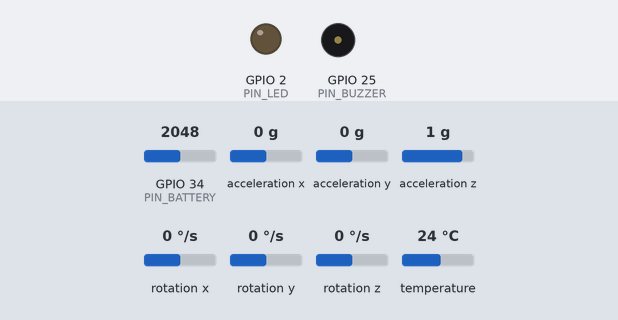
The program below on a simulated ESP32. On the bench: output pins drawn as LEDs (lit = HIGH), buzzer (waves = sounding, pin HIGH). The test bench sets the inputs (shaded band); at power-on: GPIO 34 (PIN_BATTERY) = 2048, acceleration y 0 g, acceleration x 0 g, acceleration z 1 g, rotation x 0 °/s, rotation y 0 °/s, rotation z 0 °/s, temperature 24 °C. Nothing arrives over Bluetooth unless stated; a phone connects over Bluetooth LE 3 s after start; what the program prints to the serial monitor is not drawn.

Above: at 2.5 s.
At 10.4 s:
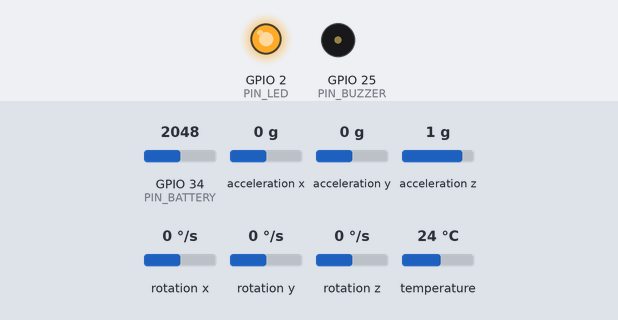
10.5 s: GPIO 34 (PIN_BATTERY) set to 1961
12.0 s: GPIO 34 (PIN_BATTERY) set to 1862
15.4 s: acceleration y set to -0.2 g
Timing chart, 0 to 18.4 s (numbered marks = the images above; inputs shaded):
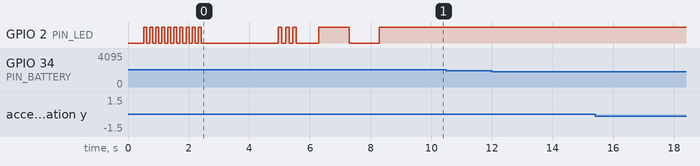

The program:

main.cpp
```cpp
/**
 * main.cpp  —  PostureGuard ESP32 Wearable Firmware
 *
 * Loop runs at ~100Hz (10ms per iteration).
 * Every 50ms: if BLE connected, sends pitch/roll/battery packet.
 * Responds to BLE commands: calibrate, sleep, buzz.
 *
 * Pin map:
 *   GPIO 2   — Built-in LED (heartbeat / status)
 *   GPIO 21  — I2C SDA → MPU6050
 *   GPIO 22  — I2C SCL → MPU6050
 *   GPIO 25  — Buzzer (via NPN transistor)
 *   GPIO 34  — Battery ADC (voltage divider)
 */

#include <Arduino.h>
#include "mpu6050_handler.h"
#include "complementary_filter.h"
#include "ble_server.h"

// ── Objects ───────────────────────────────────────────────────────────────────
MPU6050Handler    imu;
ComplementaryFilter filter(0.98f);
PostureBLEServer  bleServer;

// ── Timing ────────────────────────────────────────────────────────────────────
static unsigned long lastLoopMs    = 0;
static unsigned long lastSendMs    = 0;
static unsigned long lastHeartMs   = 0;
static bool          ledState      = false;

// ── Constants ─────────────────────────────────────────────────────────────────
static const unsigned long LOOP_INTERVAL_MS = 10;    // 100 Hz main loop
static const unsigned long SEND_INTERVAL_MS = 50;    // 20 Hz BLE notify
static const unsigned long HEART_INTERVAL_MS = 1000; // 1 Hz LED heartbeat

// ─────────────────────────────────────────────────────────────────────────────
//  Helpers
// ─────────────────────────────────────────────────────────────────────────────
void blinkError(int count) {
    /**
     * Blink LED 'count' times rapidly — indicates error code at startup.
     * e.g., blinkError(3) = MPU6050 not found
     */
    for (int i = 0; i < count; i++) {
        digitalWrite(PIN_LED, HIGH); delay(120);
        digitalWrite(PIN_LED, LOW);  delay(120);
    }
    delay(600);
}

void runCalibration() {
    Serial.println("[Main] Running calibration (2s — keep still!)");
    // Flash LED rapidly during calibration
    for (int i = 0; i < 20; i++) {
        digitalWrite(PIN_LED, i % 2 == 0); delay(100);
    }
    imu.calibrateOffsets();
    filter.reset();
    Serial.println("[Main] Calibration done!");
    // 3 quick blinks = success
    blinkError(3);
}

// ─────────────────────────────────────────────────────────────────────────────
//  Setup
// ─────────────────────────────────────────────────────────────────────────────
void setup() {
    Serial.begin(115200);
    delay(500);
    Serial.println("\n\n=== PostureGuard ESP32 Wearable v1.0 ===");

    // Pin setup
    pinMode(PIN_LED, OUTPUT);
    digitalWrite(PIN_LED, LOW);
    pinMode(PIN_BUZZER, OUTPUT);
    digitalWrite(PIN_BUZZER, LOW);

    // ── MPU6050 init (retry 5 times) ──────────────────────────────────────
    bool mpuOk = false;
    for (int attempt = 1; attempt <= 5; attempt++) {
        Serial.printf("[Main] MPU6050 init attempt %d/5…\n", attempt);
        if (imu.begin()) {
            mpuOk = true;
            break;
        }
        blinkError(attempt);  // Error blink code = attempt number
        delay(500);
    }

    if (!mpuOk) {
        Serial.println("[FATAL] MPU6050 not found after 5 attempts. Halting.");
        while (true) {
            blinkError(5);
            delay(1000);
        }
    }

    // ── Initial calibration ───────────────────────────────────────────────
    Serial.println("[Main] Starting initial calibration…");
    runCalibration();

    // ── BLE server ────────────────────────────────────────────────────────
    bleServer.begin("PostureGuard-ESP32");

    // ── ADC for battery ───────────────────────────────────────────────────
    analogSetAttenuation(ADC_11db);  // Allow full 3.3V range on ADC

    lastLoopMs = millis();
    Serial.println("[Main] Ready. Waiting for BLE connection…");
}

// ─────────────────────────────────────────────────────────────────────────────
//  Loop
// ─────────────────────────────────────────────────────────────────────────────
void loop() {
    unsigned long now = millis();

    // Enforce 100 Hz rate
    if (now - lastLoopMs < LOOP_INTERVAL_MS) return;
    float dt = (now - lastLoopMs) / 1000.0f;
    lastLoopMs = now;

    // ── 1. Read sensor ────────────────────────────────────────────────────
    if (!imu.isAvailable()) return;
    IMUData data = imu.readCalibrated();

    // ── 2. Run complementary filter ───────────────────────────────────────
    Orientation orientation = filter.update(data, dt);

    // ── 3. Handle BLE calibration command ─────────────────────────────────
    if (g_calibrate_requested) {
        g_calibrate_requested = false;
        runCalibration();
    }

    // ── 4. Send BLE notification every 50ms ───────────────────────────────
    if (now - lastSendMs >= SEND_INTERVAL_MS) {
        lastSendMs = now;
        float battery = PostureBLEServer::readBatteryPercent();
        bleServer.sendOrientationData(orientation.pitch, orientation.roll, battery);

        // Debug output to serial monitor
        Serial.printf("Pitch: %6.2f°  Roll: %6.2f°  Bat: %4.1f%%  BLE: %s\n",
                      orientation.pitch, orientation.roll, battery,
                      bleServer.isConnected() ? "Connected" : "Advertising");
    }

    // ── 5. LED heartbeat ──────────────────────────────────────────────────
    if (now - lastHeartMs >= HEART_INTERVAL_MS) {
        lastHeartMs = now;
        if (!bleServer.isConnected()) {
            // Slow blink when advertising
            ledState = !ledState;
            digitalWrite(PIN_LED, ledState);
        }
        // If connected, LED stays HIGH (set in BLE callback)
    }
}
```

ble_server.cpp
```cpp
/**
 * ble_server.cpp
 * NimBLE GATT Server implementation for PostureGuard.
 */

#include "ble_server.h"
#include <cstring>

// ── Global flag set by command characteristic callback ────────────────────────
volatile bool g_calibrate_requested = false;

// ─────────────────────────────────────────────────────────────────────────────
//  Command characteristic write callback
// ─────────────────────────────────────────────────────────────────────────────
class CmdCallbacks : public NimBLECharacteristicCallbacks {
    void onWrite(NimBLECharacteristic* pChar) override {
        std::string val = pChar->getValue();
        if (val.empty()) return;

        uint8_t cmd = (uint8_t)val[0];
        Serial.printf("[BLE] Command received: 0x%02X\n", cmd);

        switch (cmd) {
            case 0x01:  // Calibrate
                g_calibrate_requested = true;
                Serial.println("[BLE] Calibration requested via BLE");
                break;

            case 0x02:  // Deep sleep
                Serial.println("[BLE] Deep sleep command — going to sleep in 1s");
                delay(1000);
                esp_deep_sleep_start();
                break;

            case 0x03:  // Buzz alert
                PostureBLEServer::buzzAlert();
                break;

            default:
                Serial.printf("[BLE] Unknown command: 0x%02X\n", cmd);
                break;
        }
    }
};

// ─────────────────────────────────────────────────────────────────────────────
//  Server connection callbacks
// ─────────────────────────────────────────────────────────────────────────────
class ServerCallbacks : public NimBLEServerCallbacks {
    void onConnect(NimBLEServer* pServer) override {
        Serial.println("[BLE] Central connected!");
        digitalWrite(PIN_LED, HIGH);   // Solid LED = connected
    }

    void onDisconnect(NimBLEServer* pServer) override {
        Serial.println("[BLE] Central disconnected — restarting advertising");
        NimBLEDevice::startAdvertising();
        digitalWrite(PIN_LED, LOW);
    }
};

// ─────────────────────────────────────────────────────────────────────────────
//  PostureBLEServer methods
// ─────────────────────────────────────────────────────────────────────────────
void PostureBLEServer::begin(const char* deviceName) {
    // Initialize NimBLE stack
    NimBLEDevice::init(deviceName);
    NimBLEDevice::setPower(ESP_PWR_LVL_P9);  // Max TX power

    // Create GATT server
    _pServer = NimBLEDevice::createServer();
    _pServer->setCallbacks(new ServerCallbacks());

    // Create service
    NimBLEService* pService = _pServer->createService(SVC_UUID);

    // Data characteristic (Notify, 12 bytes)
    _pDataChar = pService->createCharacteristic(
        DATA_UUID,
        NIMBLE_PROPERTY::NOTIFY
    );

    // Command characteristic (Write)
    _pCmdChar = pService->createCharacteristic(
        CMD_UUID,
        NIMBLE_PROPERTY::WRITE | NIMBLE_PROPERTY::WRITE_NR
    );
    _pCmdChar->setCallbacks(new CmdCallbacks());

    // Start service
    pService->start();

    // Advertising
    _pAdvertising = NimBLEDevice::getAdvertising();
    _pAdvertising->addServiceUUID(SVC_UUID);
    _pAdvertising->setScanResponse(true);
    _pAdvertising->setMinPreferred(0x06);

    NimBLEDevice::startAdvertising();

    Serial.printf("[BLE] Advertising as \"%s\"  MAC: %s\n",
                  deviceName,
                  NimBLEDevice::getAddress().toString().c_str());
}

void PostureBLEServer::sendOrientationData(float pitch, float roll, float battery) {
    if (!isConnected()) return;

    // Pack 3 floats as little-endian bytes
    uint8_t buf[12];
    memcpy(buf + 0, &pitch,   sizeof(float));
    memcpy(buf + 4, &roll,    sizeof(float));
    memcpy(buf + 8, &battery, sizeof(float));

    _pDataChar->setValue(buf, 12);
    _pDataChar->notify();
}

bool PostureBLEServer::isConnected() const {
    return _pServer && (_pServer->getConnectedCount() > 0);
}

void PostureBLEServer::buzzAlert() {
    // 880 Hz for 300 ms using LEDC PWM
    ledcSetup(0, 880, 8);
    ledcAttachPin(PIN_BUZZER, 0);
    ledcWrite(0, 128);        // 50% duty cycle
    delay(300);
    ledcWrite(0, 0);          // Off
    ledcDetachPin(PIN_BUZZER);
    Serial.println("[Buzzer] Alert buzzed!");
}

float PostureBLEServer::readBatteryPercent() {
    // ESP32 ADC1_CH6 (GPIO34) reads 0–4095 → map to 0–100%
    // Assumes 100k/100k voltage divider from 4.2V Li-Po to 3.3V ADC max
    int raw = analogRead(PIN_BATTERY);
    // Voltage at ADC pin: (raw / 4095.0) * 3.3V
    // Actual battery voltage: adcV * 2 (divider)
    float adcVoltage = (raw / 4095.0f) * 3.3f;
    float battVoltage = adcVoltage * 2.0f;

    // Li-Po: 3.0V (0%) → 4.2V (100%)
    float pct = ((battVoltage - 3.0f) / (4.2f - 3.0f)) * 100.0f;
    return constrain(pct, 0.0f, 100.0f);
}
```

ble_server.h
```cpp
/**
 * ble_server.h
 * NimBLE GATT Server for PostureGuard ESP32 wearable.
 *
 * Service:         4fafc201-1fb5-459e-8fcc-c5c9c331914b
 * Data Char:       beb5483e-36e1-4688-b7f5-ea07361b26a8  (Notify)
 *   Packet layout: [float pitch][float roll][float battery] — 12 bytes LE
 * Command Char:    cba1d00f-8c3b-4c3d-b4f2-9e8a5b28a2a5  (Write)
 *   0x01 = Calibrate, 0x02 = Deep Sleep, 0x03 = Buzz
 */

#pragma once
#include <Arduino.h>
#include <NimBLEDevice.h>

// Pin assignments
#define PIN_LED     2
#define PIN_BUZZER  25
#define PIN_BATTERY 34   // ADC1_CH6 — connect to voltage divider

// Service & characteristic UUIDs
#define SVC_UUID  "4fafc201-1fb5-459e-8fcc-c5c9c331914b"
#define DATA_UUID "beb5483e-36e1-4688-b7f5-ea07361b26a8"
#define CMD_UUID  "cba1d00f-8c3b-4c3d-b4f2-9e8a5b28a2a5"

extern volatile bool g_calibrate_requested;

class PostureBLEServer {
public:
    PostureBLEServer() = default;

    /**
     * Initialize NimBLE stack, create GATT server, service, and characteristics.
     * @param deviceName  BLE advertising name (max 29 chars).
     */
    void begin(const char* deviceName);

    /**
     * Pack pitch, roll, battery into 12-byte little-endian float array and notify.
     * @param pitch    degrees, forward/backward.
     * @param roll     degrees, left/right.
     * @param battery  percentage 0–100.
     */
    void sendOrientationData(float pitch, float roll, float battery);

    /** Return true if a central device is currently connected. */
    bool isConnected() const;

    /** Trigger onboard buzzer (blocking, 300 ms). */
    static void buzzAlert();

    /** Read battery ADC and scale to 0–100 %. */
    static float readBatteryPercent();

private:
    NimBLEServer*         _pServer       = nullptr;
    NimBLECharacteristic* _pDataChar     = nullptr;
    NimBLECharacteristic* _pCmdChar      = nullptr;
    NimBLEAdvertising*    _pAdvertising  = nullptr;
};
```

complementary_filter.cpp
```cpp
/**
 * complementary_filter.cpp
 */

#include "complementary_filter.h"
#include <math.h>

ComplementaryFilter::ComplementaryFilter(float alpha)
    : _alpha(alpha), _initialized(false)
{
    _orientation = {0.0f, 0.0f};
}

Orientation ComplementaryFilter::update(const IMUData& data, float dt_sec) {
    // ── 1. Accelerometer-derived angles (stable long-term, noisy short-term) ──
    float accel_pitch = atan2f(data.ay, sqrtf(data.ax * data.ax + data.az * data.az))
                        * RAD_TO_DEG;
    float accel_roll  = atan2f(-data.ax, data.az) * RAD_TO_DEG;

    if (!_initialized) {
        // Seed the filter on first call
        _orientation.pitch = accel_pitch;
        _orientation.roll  = accel_roll;
        _initialized       = true;
        return _orientation;
    }

    // ── 2. Gyroscope integration (accurate short-term, drifts long-term) ──────
    float gyro_pitch = _orientation.pitch + data.gy * dt_sec;
    float gyro_roll  = _orientation.roll  + data.gx * dt_sec;

    // ── 3. Blend: alpha for gyro, (1-alpha) for accelerometer ────────────────
    _orientation.pitch = _alpha * gyro_pitch + (1.0f - _alpha) * accel_pitch;
    _orientation.roll  = _alpha * gyro_roll  + (1.0f - _alpha) * accel_roll;

    return _orientation;
}

void ComplementaryFilter::reset() {
    _orientation  = {0.0f, 0.0f};
    _initialized  = false;
}
```

complementary_filter.h
```cpp
/**
 * complementary_filter.h
 * Sensor fusion filter combining accelerometer (low-pass) and
 * gyroscope (high-pass) to produce stable pitch and roll angles.
 *
 * Equation:
 *   angle(t) = alpha * (angle(t-1) + gyro * dt) + (1 - alpha) * accel_angle
 *
 * alpha=0.98 → strongly trusts gyroscope short-term,
 *              corrects drift using accelerometer long-term.
 */

#pragma once
#include <Arduino.h>

struct IMUData {
    float ax, ay, az;   // m/s² (after calibration offsets)
    float gx, gy, gz;   // deg/s
};

struct Orientation {
    float pitch;   // degrees — forward/backward tilt
    float roll;    // degrees — side tilt
};

class ComplementaryFilter {
public:
    explicit ComplementaryFilter(float alpha = 0.98f);

    /**
     * Update filter with new IMU reading.
     * @param data     Raw (offset-corrected) IMU values.
     * @param dt_sec   Time delta since last call, in seconds.
     * @return         Fused orientation (pitch, roll) in degrees.
     */
    Orientation update(const IMUData& data, float dt_sec);

    /** Reset internal state (call after sensor re-init or calibration). */
    void reset();

    /** Return last computed orientation without new sensor data. */
    Orientation getOrientation() const { return _orientation; }

private:
    float       _alpha;
    Orientation _orientation;
    bool        _initialized;
};
```

mpu6050_handler.cpp
```cpp
/**
 * mpu6050_handler.cpp
 */

#include "mpu6050_handler.h"
#include <Wire.h>

// Gravity constant (m/s²)
static const float GRAVITY = 9.80665f;
// Number of calibration samples
static const int CALIB_SAMPLES = 200;

bool MPU6050Handler::begin() {
    // SDA=21, SCL=22 (ESP32 defaults)
    Wire.begin(21, 22);

    if (!_mpu.begin()) {
        Serial.println("[MPU6050] Sensor not found on I2C!");
        _available = false;
        return false;
    }

    // Configure ranges
    _mpu.setAccelerometerRange(MPU6050_RANGE_8_G);
    _mpu.setGyroRange(MPU6050_RANGE_500_DEG);
    _mpu.setFilterBandwidth(MPU6050_BAND_21_HZ);

    _available = true;
    Serial.println("[MPU6050] Initialized OK (±8G, ±500°/s)");
    return true;
}

IMUData MPU6050Handler::readCalibrated() {
    sensors_event_t a, g, temp;
    _mpu.getEvent(&a, &g, &temp);

    IMUData d;
    // Acceleration in m/s², corrected by offsets
    d.ax = a.acceleration.x - _off_ax;
    d.ay = a.acceleration.y - _off_ay;
    d.az = a.acceleration.z - _off_az;

    // Gyroscope in deg/s (Adafruit returns rad/s → convert)
    d.gx = (g.gyro.x - _off_gx) * RAD_TO_DEG;
    d.gy = (g.gyro.y - _off_gy) * RAD_TO_DEG;
    d.gz = (g.gyro.z - _off_gz) * RAD_TO_DEG;

    return d;
}

void MPU6050Handler::calibrateOffsets() {
    Serial.println("[MPU6050] Calibrating offsets — keep sensor STILL!");

    double sum_ax = 0, sum_ay = 0, sum_az = 0;
    double sum_gx = 0, sum_gy = 0, sum_gz = 0;

    sensors_event_t a, g, temp;

    for (int i = 0; i < CALIB_SAMPLES; i++) {
        _mpu.getEvent(&a, &g, &temp);

        sum_ax += a.acceleration.x;
        sum_ay += a.acceleration.y;
        sum_az += a.acceleration.z;
        sum_gx += g.gyro.x;
        sum_gy += g.gyro.y;
        sum_gz += g.gyro.z;

        delay(10);  // 10ms per sample → ~2s total
    }

    _off_ax = (float)(sum_ax / CALIB_SAMPLES);
    _off_ay = (float)(sum_ay / CALIB_SAMPLES);
    // Keep Z offset ≈ gravity removed
    _off_az = (float)(sum_az / CALIB_SAMPLES) - GRAVITY;

    _off_gx = (float)(sum_gx / CALIB_SAMPLES);
    _off_gy = (float)(sum_gy / CALIB_SAMPLES);
    _off_gz = (float)(sum_gz / CALIB_SAMPLES);

    Serial.printf("[MPU6050] Offsets: ax=%.3f ay=%.3f az=%.3f gx=%.3f gy=%.3f gz=%.3f\n",
                  _off_ax, _off_ay, _off_az, _off_gx, _off_gy, _off_gz);
}
```

mpu6050_handler.h
```cpp
/**
 * mpu6050_handler.h
 * Wrapper around Adafruit MPU6050 library.
 * Reads raw accel + gyro, applies stored calibration offsets.
 */

#pragma once
#include <Arduino.h>
#include <Adafruit_MPU6050.h>
#include <Adafruit_Sensor.h>
#include "complementary_filter.h"  // for IMUData struct

class MPU6050Handler {
public:
    MPU6050Handler() = default;

    /**
     * Initialize I2C and MPU6050. Returns true on success.
     * Sets accel range ±8G, gyro range ±500 dps.
     */
    bool begin();

    /**
     * Read sensor, apply offsets, return calibrated IMUData.
     * ax/ay/az in m/s², gx/gy/gz in deg/s.
     */
    IMUData readCalibrated();

    /**
     * Collect 200 samples at rest, store average as zero offsets.
     * Call while sensor is stationary on a flat surface.
     * ~2 seconds of sampling.
     */
    void calibrateOffsets();

    bool isAvailable() const { return _available; }

private:
    Adafruit_MPU6050 _mpu;
    bool    _available = false;

    // Calibration offsets (subtracted from every reading)
    float _off_ax = 0, _off_ay = 0, _off_az = 0;
    float _off_gx = 0, _off_gy = 0, _off_gz = 0;
};
```

Measured:
- after the input at 10.5 s, every drawn part: stays the same
- after the input at 12.0 s, every drawn part: stays the same
- after the input at 15.4 s, every drawn part: stays the same
